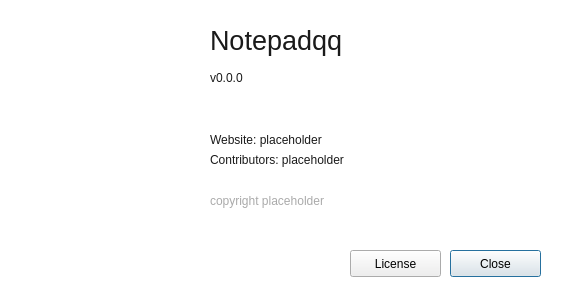
<?xml version="1.0" encoding="UTF-8"?>
<ui version="4.0">
 <class>frmAbout</class>
 <widget class="QDialog" name="frmAbout">
  <property name="windowModality">
   <enum>Qt::WindowModal</enum>
  </property>
  <property name="geometry">
   <rect>
    <x>0</x>
    <y>0</y>
    <width>561</width>
    <height>292</height>
   </rect>
  </property>
  <property name="windowTitle">
   <string>Notepadqq</string>
  </property>
  <property name="windowIcon">
   <iconset resource="resources.qrc">
    <normaloff>:/icons/icons/notepadqq.svg</normaloff>:/icons/icons/notepadqq.svg</iconset>
  </property>
  <property name="styleSheet">
   <string notr="true">QDialog { background-color: rgb(255, 255, 255); }</string>
  </property>
  <property name="modal">
   <bool>true</bool>
  </property>
  <widget class="QPushButton" name="pushButton">
   <property name="geometry">
    <rect>
     <x>450</x>
     <y>250</y>
     <width>91</width>
     <height>27</height>
    </rect>
   </property>
   <property name="text">
    <string>Close</string>
   </property>
  </widget>
  <widget class="QLabel" name="lblCopyright">
   <property name="geometry">
    <rect>
     <x>210</x>
     <y>190</y>
     <width>311</width>
     <height>21</height>
    </rect>
   </property>
   <property name="styleSheet">
    <string notr="true">QLabel {color: rgb(170, 170, 170);}</string>
   </property>
   <property name="text">
    <string notr="true">copyright placeholder</string>
   </property>
  </widget>
  <widget class="QLabel" name="lblVersion">
   <property name="geometry">
    <rect>
     <x>210</x>
     <y>70</y>
     <width>211</width>
     <height>16</height>
    </rect>
   </property>
   <property name="styleSheet">
    <string notr="true">QLabel {color: rgb(26, 26, 26);}</string>
   </property>
   <property name="text">
    <string notr="true">v0.0.0</string>
   </property>
   <property name="textInteractionFlags">
    <set>Qt::LinksAccessibleByMouse|Qt::TextSelectableByMouse</set>
   </property>
  </widget>
  <widget class="QLabel" name="lblName">
   <property name="geometry">
    <rect>
     <x>210</x>
     <y>20</y>
     <width>221</width>
     <height>41</height>
    </rect>
   </property>
   <property name="font">
    <font>
     <pointsize>20</pointsize>
    </font>
   </property>
   <property name="styleSheet">
    <string notr="true">color: rgb(26, 26, 26);</string>
   </property>
   <property name="text">
    <string notr="true">Notepadqq</string>
   </property>
  </widget>
  <widget class="QPushButton" name="btnLicense">
   <property name="geometry">
    <rect>
     <x>350</x>
     <y>250</y>
     <width>91</width>
     <height>27</height>
    </rect>
   </property>
   <property name="text">
    <string>License</string>
   </property>
  </widget>
  <widget class="QLabel" name="label">
   <property name="geometry">
    <rect>
     <x>20</x>
     <y>30</y>
     <width>150</width>
     <height>150</height>
    </rect>
   </property>
   <property name="text">
    <string notr="true"/>
   </property>
   <property name="pixmap">
    <pixmap resource="resources.qrc">:/icons/icons/notepadqq.svg</pixmap>
   </property>
   <property name="scaledContents">
    <bool>true</bool>
   </property>
  </widget>
  <widget class="QLabel" name="lblWebsite">
   <property name="geometry">
    <rect>
     <x>210</x>
     <y>130</y>
     <width>299</width>
     <height>21</height>
    </rect>
   </property>
   <property name="styleSheet">
    <string notr="true">QLabel {color: rgb(26, 26, 26);}</string>
   </property>
   <property name="text">
    <string notr="true">&lt;html&gt;&lt;head/&gt;&lt;body&gt;&lt;p&gt;Website: placeholder&lt;/p&gt;&lt;/body&gt;&lt;/html&gt;</string>
   </property>
   <property name="openExternalLinks">
    <bool>true</bool>
   </property>
   <property name="textInteractionFlags">
    <set>Qt::LinksAccessibleByMouse|Qt::TextSelectableByMouse</set>
   </property>
  </widget>
  <widget class="QLabel" name="lblContributors">
   <property name="geometry">
    <rect>
     <x>210</x>
     <y>150</y>
     <width>301</width>
     <height>21</height>
    </rect>
   </property>
   <property name="styleSheet">
    <string notr="true">QLabel {color: rgb(26, 26, 26);}</string>
   </property>
   <property name="text">
    <string notr="true">&lt;html&gt;&lt;head/&gt;&lt;body&gt;&lt;p&gt;Contributors: placeholder&lt;/p&gt;&lt;/body&gt;&lt;/html&gt;</string>
   </property>
   <property name="textInteractionFlags">
    <set>Qt::LinksAccessibleByMouse|Qt::TextSelectableByMouse</set>
   </property>
  </widget>
  <zorder>pushButton</zorder>
  <zorder>lblCopyright</zorder>
  <zorder>lblVersion</zorder>
  <zorder>lblName</zorder>
  <zorder>lblContributors</zorder>
  <zorder>btnLicense</zorder>
  <zorder>label</zorder>
  <zorder>lblWebsite</zorder>
  <zorder>lblContributors</zorder>
 </widget>
 <resources>
  <include location="resources.qrc"/>
 </resources>
 <connections/>
</ui>
